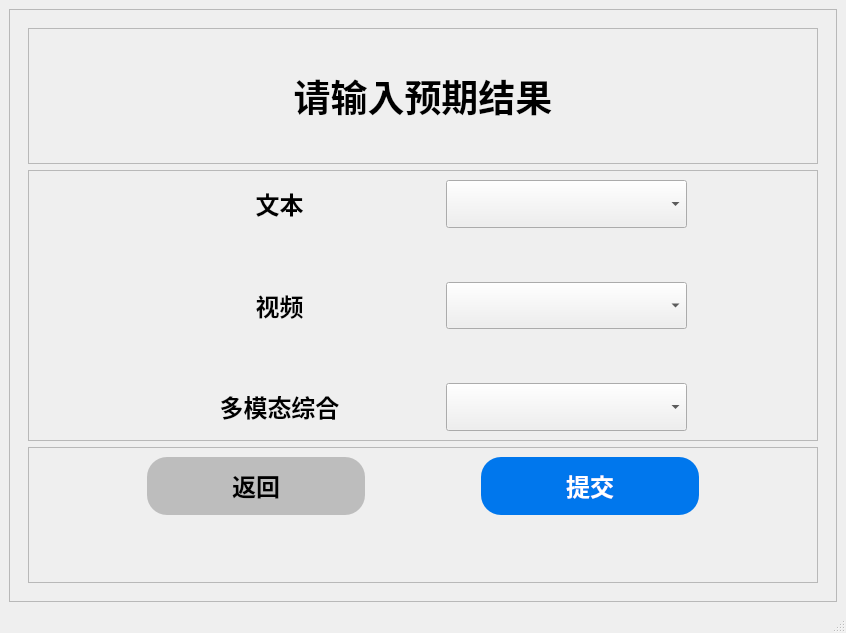
<?xml version="1.0" encoding="UTF-8"?>
<ui version="4.0">
 <class>MainWindow</class>
 <widget class="QMainWindow" name="MainWindow">
  <property name="geometry">
   <rect>
    <x>0</x>
    <y>0</y>
    <width>846</width>
    <height>633</height>
   </rect>
  </property>
  <property name="windowTitle">
   <string>MainWindow</string>
  </property>
  <widget class="QWidget" name="centralwidget">
   <layout class="QVBoxLayout" name="verticalLayout_2">
    <item>
     <layout class="QVBoxLayout" name="verticalLayout">
      <item>
       <widget class="QFrame" name="grandframe">
        <property name="frameShape">
         <enum>QFrame::StyledPanel</enum>
        </property>
        <property name="frameShadow">
         <enum>QFrame::Raised</enum>
        </property>
        <layout class="QVBoxLayout" name="verticalLayout_3">
         <item>
          <widget class="QStackedWidget" name="pages">
           <property name="font">
            <font>
             <family>Bahnschrift SemiBold</family>
             <pointsize>18</pointsize>
             <bold>true</bold>
            </font>
           </property>
           <property name="styleSheet">
            <string notr="true">QPushButton{background-color: rgb(189,189,189); border-radius:20px; color:rgb(0,0,0);}</string>
           </property>
           <property name="currentIndex">
            <number>3</number>
           </property>
           <widget class="QWidget" name="sign_in_page1">
            <layout class="QGridLayout" name="gridLayout" rowstretch="1,2,1">
             <item row="1" column="0">
              <widget class="QFrame" name="title">
               <property name="frameShape">
                <enum>QFrame::StyledPanel</enum>
               </property>
               <property name="frameShadow">
                <enum>QFrame::Raised</enum>
               </property>
               <layout class="QGridLayout" name="gridLayout_5">
                <item row="0" column="0">
                 <layout class="QGridLayout" name="gridLayout_4" columnstretch="2,4,0,4,2">
                  <item row="4" column="1">
                   <widget class="QLabel" name="label_5">
                    <property name="font">
                     <font>
                      <family>Bahnschrift SemiBold</family>
                      <pointsize>18</pointsize>
                      <bold>true</bold>
                     </font>
                    </property>
                    <property name="text">
                     <string>选择视频数据</string>
                    </property>
                    <property name="alignment">
                     <set>Qt::AlignCenter</set>
                    </property>
                   </widget>
                  </item>
                  <item row="0" column="0">
                   <spacer name="horizontalSpacer">
                    <property name="orientation">
                     <enum>Qt::Horizontal</enum>
                    </property>
                    <property name="sizeHint" stdset="0">
                     <size>
                      <width>40</width>
                      <height>20</height>
                     </size>
                    </property>
                   </spacer>
                  </item>
                  <item row="0" column="4">
                   <spacer name="horizontalSpacer_3">
                    <property name="orientation">
                     <enum>Qt::Horizontal</enum>
                    </property>
                    <property name="sizeHint" stdset="0">
                     <size>
                      <width>40</width>
                      <height>20</height>
                     </size>
                    </property>
                   </spacer>
                  </item>
                  <item row="3" column="3">
                   <spacer name="verticalSpacer_4">
                    <property name="orientation">
                     <enum>Qt::Vertical</enum>
                    </property>
                    <property name="sizeHint" stdset="0">
                     <size>
                      <width>20</width>
                      <height>40</height>
                     </size>
                    </property>
                   </spacer>
                  </item>
                  <item row="1" column="3">
                   <spacer name="verticalSpacer_2">
                    <property name="orientation">
                     <enum>Qt::Vertical</enum>
                    </property>
                    <property name="sizeHint" stdset="0">
                     <size>
                      <width>20</width>
                      <height>40</height>
                     </size>
                    </property>
                   </spacer>
                  </item>
                  <item row="0" column="2">
                   <spacer name="horizontalSpacer_2">
                    <property name="orientation">
                     <enum>Qt::Horizontal</enum>
                    </property>
                    <property name="sizeHint" stdset="0">
                     <size>
                      <width>40</width>
                      <height>20</height>
                     </size>
                    </property>
                   </spacer>
                  </item>
                  <item row="0" column="1">
                   <widget class="QLabel" name="label_3">
                    <property name="font">
                     <font>
                      <family>Bahnschrift SemiBold</family>
                      <pointsize>18</pointsize>
                      <bold>true</bold>
                     </font>
                    </property>
                    <property name="text">
                     <string>选择分析方式</string>
                    </property>
                    <property name="alignment">
                     <set>Qt::AlignCenter</set>
                    </property>
                   </widget>
                  </item>
                  <item row="0" column="3">
                   <widget class="QComboBox" name="Sign_in_choose">
                    <property name="sizePolicy">
                     <sizepolicy hsizetype="Preferred" vsizetype="Expanding">
                      <horstretch>0</horstretch>
                      <verstretch>0</verstretch>
                     </sizepolicy>
                    </property>
                    <property name="font">
                     <font>
                      <family>Bahnschrift SemiBold</family>
                      <pointsize>18</pointsize>
                      <bold>true</bold>
                     </font>
                    </property>
                    <item>
                     <property name="text">
                      <string>自动</string>
                     </property>
                    </item>
                    <item>
                     <property name="text">
                      <string>文本单模态</string>
                     </property>
                    </item>
                    <item>
                     <property name="text">
                      <string>视频单模态</string>
                     </property>
                    </item>
                    <item>
                     <property name="text">
                      <string>多模态</string>
                     </property>
                    </item>
                   </widget>
                  </item>
                  <item row="2" column="1">
                   <widget class="QLabel" name="label_4">
                    <property name="font">
                     <font>
                      <family>Bahnschrift SemiBold</family>
                      <pointsize>18</pointsize>
                      <bold>true</bold>
                     </font>
                    </property>
                    <property name="text">
                     <string>选择文本文件</string>
                    </property>
                    <property name="alignment">
                     <set>Qt::AlignCenter</set>
                    </property>
                   </widget>
                  </item>
                  <item row="5" column="3">
                   <spacer name="verticalSpacer_3">
                    <property name="orientation">
                     <enum>Qt::Vertical</enum>
                    </property>
                    <property name="sizeHint" stdset="0">
                     <size>
                      <width>20</width>
                      <height>40</height>
                     </size>
                    </property>
                   </spacer>
                  </item>
                  <item row="2" column="3">
                   <widget class="QPushButton" name="pushButton_2">
                    <property name="sizePolicy">
                     <sizepolicy hsizetype="Minimum" vsizetype="Expanding">
                      <horstretch>0</horstretch>
                      <verstretch>0</verstretch>
                     </sizepolicy>
                    </property>
                    <property name="styleSheet">
                     <string notr="true">QPushButton:hover { background-color: rgb(160,160,160);  }        }</string>
                    </property>
                    <property name="text">
                     <string>未选择文件</string>
                    </property>
                   </widget>
                  </item>
                  <item row="4" column="3">
                   <widget class="QPushButton" name="pushButton_3">
                    <property name="sizePolicy">
                     <sizepolicy hsizetype="Minimum" vsizetype="Expanding">
                      <horstretch>0</horstretch>
                      <verstretch>0</verstretch>
                     </sizepolicy>
                    </property>
                    <property name="styleSheet">
                     <string notr="true">QPushButton:hover { background-color: rgb(160,160,160);  }        }</string>
                    </property>
                    <property name="text">
                     <string>未选择文件</string>
                    </property>
                   </widget>
                  </item>
                 </layout>
                </item>
               </layout>
              </widget>
             </item>
             <item row="0" column="0">
              <widget class="QFrame" name="frame_2">
               <property name="frameShape">
                <enum>QFrame::StyledPanel</enum>
               </property>
               <property name="frameShadow">
                <enum>QFrame::Raised</enum>
               </property>
               <layout class="QGridLayout" name="gridLayout_3">
                <item row="0" column="0">
                 <layout class="QGridLayout" name="gridLayout_2">
                  <item row="0" column="0">
                   <widget class="QLabel" name="label">
                    <property name="font">
                     <font>
                      <family>Bahnschrift SemiBold</family>
                      <pointsize>28</pointsize>
                      <bold>true</bold>
                     </font>
                    </property>
                    <property name="text">
                     <string>多模态抑郁倾向识别系统</string>
                    </property>
                    <property name="alignment">
                     <set>Qt::AlignCenter</set>
                    </property>
                   </widget>
                  </item>
                 </layout>
                </item>
               </layout>
              </widget>
             </item>
             <item row="2" column="0">
              <widget class="QFrame" name="frame_3">
               <property name="frameShape">
                <enum>QFrame::StyledPanel</enum>
               </property>
               <property name="frameShadow">
                <enum>QFrame::Raised</enum>
               </property>
               <layout class="QGridLayout" name="gridLayout_7">
                <item row="0" column="0">
                 <layout class="QGridLayout" name="gridLayout_6" rowstretch="0" columnstretch="1,1,1,1,1">
                  <item row="0" column="2">
                   <spacer name="horizontalSpacer_6">
                    <property name="orientation">
                     <enum>Qt::Horizontal</enum>
                    </property>
                    <property name="sizeHint" stdset="0">
                     <size>
                      <width>40</width>
                      <height>20</height>
                     </size>
                    </property>
                   </spacer>
                  </item>
                  <item row="0" column="0">
                   <spacer name="horizontalSpacer_4">
                    <property name="orientation">
                     <enum>Qt::Horizontal</enum>
                    </property>
                    <property name="sizeHint" stdset="0">
                     <size>
                      <width>40</width>
                      <height>20</height>
                     </size>
                    </property>
                   </spacer>
                  </item>
                  <item row="0" column="4">
                   <spacer name="horizontalSpacer_5">
                    <property name="orientation">
                     <enum>Qt::Horizontal</enum>
                    </property>
                    <property name="sizeHint" stdset="0">
                     <size>
                      <width>40</width>
                      <height>20</height>
                     </size>
                    </property>
                   </spacer>
                  </item>
                  <item row="0" column="3">
                   <widget class="QPushButton" name="sign_in">
                    <property name="sizePolicy">
                     <sizepolicy hsizetype="Minimum" vsizetype="Expanding">
                      <horstretch>0</horstretch>
                      <verstretch>0</verstretch>
                     </sizepolicy>
                    </property>
                    <property name="font">
                     <font>
                      <family>Bahnschrift SemiBold</family>
                      <pointsize>18</pointsize>
                      <bold>true</bold>
                     </font>
                    </property>
                    <property name="styleSheet">
                     <string notr="true">QPushButton{background-color: rgb(0, 119, 237); border-radius:20px; color:rgb(255,255,255);
     }
QPushButton:hover { background-color: rgb(0,102,204);  }  </string>
                    </property>
                    <property name="text">
                     <string>分析</string>
                    </property>
                   </widget>
                  </item>
                  <item row="0" column="1">
                   <widget class="QPushButton" name="pushButton">
                    <property name="sizePolicy">
                     <sizepolicy hsizetype="Minimum" vsizetype="Expanding">
                      <horstretch>0</horstretch>
                      <verstretch>0</verstretch>
                     </sizepolicy>
                    </property>
                    <property name="font">
                     <font>
                      <family>Bahnschrift SemiBold</family>
                      <pointsize>18</pointsize>
                      <bold>true</bold>
                     </font>
                    </property>
                    <property name="styleSheet">
                     <string notr="true">QPushButton:hover { background-color: rgb(160,160,160);  }        }</string>
                    </property>
                    <property name="text">
                     <string>清空输入</string>
                    </property>
                   </widget>
                  </item>
                 </layout>
                </item>
               </layout>
              </widget>
             </item>
            </layout>
           </widget>
           <widget class="QWidget" name="confirm_order_page8">
            <layout class="QVBoxLayout" name="verticalLayout_15">
             <item>
              <layout class="QVBoxLayout" name="verticalLayout_14" stretch="1,2,1">
               <item>
                <widget class="QFrame" name="frame_24">
                 <property name="frameShape">
                  <enum>QFrame::StyledPanel</enum>
                 </property>
                 <property name="frameShadow">
                  <enum>QFrame::Raised</enum>
                 </property>
                 <layout class="QGridLayout" name="gridLayout_48">
                  <item row="0" column="0">
                   <layout class="QGridLayout" name="gridLayout_47">
                    <item row="0" column="0">
                     <widget class="QLabel" name="label_27">
                      <property name="font">
                       <font>
                        <family>Bahnschrift SemiBold</family>
                        <pointsize>28</pointsize>
                        <bold>true</bold>
                       </font>
                      </property>
                      <property name="text">
                       <string>分析结果</string>
                      </property>
                      <property name="alignment">
                       <set>Qt::AlignCenter</set>
                      </property>
                     </widget>
                    </item>
                   </layout>
                  </item>
                 </layout>
                </widget>
               </item>
               <item>
                <widget class="QFrame" name="frame_23">
                 <property name="frameShape">
                  <enum>QFrame::StyledPanel</enum>
                 </property>
                 <property name="frameShadow">
                  <enum>QFrame::Raised</enum>
                 </property>
                 <layout class="QGridLayout" name="gridLayout_50">
                  <item row="0" column="0">
                   <layout class="QGridLayout" name="gridLayout_49">
                    <item row="1" column="0">
                     <widget class="QTextBrowser" name="order_info">
                      <property name="font">
                       <font>
                        <family>Bahnschrift SemiBold</family>
                        <pointsize>18</pointsize>
                        <bold>true</bold>
                       </font>
                      </property>
                     </widget>
                    </item>
                   </layout>
                  </item>
                 </layout>
                </widget>
               </item>
               <item>
                <widget class="QFrame" name="frame_22">
                 <property name="frameShape">
                  <enum>QFrame::StyledPanel</enum>
                 </property>
                 <property name="frameShadow">
                  <enum>QFrame::Raised</enum>
                 </property>
                 <layout class="QGridLayout" name="gridLayout_52">
                  <item row="0" column="0">
                   <layout class="QGridLayout" name="gridLayout_51" rowstretch="1,1" columnstretch="2,4,0,4,2">
                    <item row="0" column="0">
                     <spacer name="horizontalSpacer_28">
                      <property name="orientation">
                       <enum>Qt::Horizontal</enum>
                      </property>
                      <property name="sizeHint" stdset="0">
                       <size>
                        <width>40</width>
                        <height>20</height>
                       </size>
                      </property>
                     </spacer>
                    </item>
                    <item row="0" column="1">
                     <widget class="QPushButton" name="to_select_page">
                      <property name="sizePolicy">
                       <sizepolicy hsizetype="Minimum" vsizetype="Expanding">
                        <horstretch>0</horstretch>
                        <verstretch>0</verstretch>
                       </sizepolicy>
                      </property>
                      <property name="font">
                       <font>
                        <family>Bahnschrift SemiBold</family>
                        <pointsize>18</pointsize>
                        <bold>true</bold>
                       </font>
                      </property>
                      <property name="styleSheet">
                       <string notr="true">QPushButton:hover { background-color: rgb(160,160,160);  }        }</string>
                      </property>
                      <property name="text">
                       <string>返回</string>
                      </property>
                     </widget>
                    </item>
                    <item row="1" column="0">
                     <spacer name="verticalSpacer_17">
                      <property name="orientation">
                       <enum>Qt::Vertical</enum>
                      </property>
                      <property name="sizeHint" stdset="0">
                       <size>
                        <width>20</width>
                        <height>40</height>
                       </size>
                      </property>
                     </spacer>
                    </item>
                    <item row="0" column="2">
                     <spacer name="horizontalSpacer_29">
                      <property name="orientation">
                       <enum>Qt::Horizontal</enum>
                      </property>
                      <property name="sizeHint" stdset="0">
                       <size>
                        <width>40</width>
                        <height>20</height>
                       </size>
                      </property>
                     </spacer>
                    </item>
                    <item row="0" column="3">
                     <widget class="QPushButton" name="to_payment_details">
                      <property name="sizePolicy">
                       <sizepolicy hsizetype="Minimum" vsizetype="Expanding">
                        <horstretch>0</horstretch>
                        <verstretch>0</verstretch>
                       </sizepolicy>
                      </property>
                      <property name="font">
                       <font>
                        <family>Bahnschrift SemiBold</family>
                        <pointsize>18</pointsize>
                        <bold>true</bold>
                       </font>
                      </property>
                      <property name="styleSheet">
                       <string notr="true">QPushButton{background-color: rgb(0, 119, 237); border-radius:20px; color:rgb(255,255,255);
     }
QPushButton:hover { background-color: rgb(0,102,204);  }  </string>
                      </property>
                      <property name="text">
                       <string>结果反馈</string>
                      </property>
                     </widget>
                    </item>
                    <item row="0" column="4">
                     <spacer name="horizontalSpacer_30">
                      <property name="orientation">
                       <enum>Qt::Horizontal</enum>
                      </property>
                      <property name="sizeHint" stdset="0">
                       <size>
                        <width>40</width>
                        <height>20</height>
                       </size>
                      </property>
                     </spacer>
                    </item>
                   </layout>
                  </item>
                 </layout>
                </widget>
               </item>
              </layout>
             </item>
            </layout>
           </widget>
           <widget class="QWidget" name="comment_fa_page15">
            <layout class="QGridLayout" name="gridLayout_87">
             <item row="0" column="0">
              <layout class="QVBoxLayout" name="verticalLayout_27" stretch="1,1">
               <item>
                <widget class="QFrame" name="frame_43">
                 <property name="frameShape">
                  <enum>QFrame::StyledPanel</enum>
                 </property>
                 <property name="frameShadow">
                  <enum>QFrame::Raised</enum>
                 </property>
                 <layout class="QGridLayout" name="gridLayout_89">
                  <item row="0" column="0">
                   <layout class="QGridLayout" name="gridLayout_88" rowstretch="2,1">
                    <item row="0" column="0">
                     <widget class="QLabel" name="label_41">
                      <property name="font">
                       <font>
                        <family>Bahnschrift SemiBold</family>
                        <pointsize>28</pointsize>
                        <bold>true</bold>
                       </font>
                      </property>
                      <property name="text">
                       <string>Denied</string>
                      </property>
                      <property name="alignment">
                       <set>Qt::AlignCenter</set>
                      </property>
                     </widget>
                    </item>
                    <item row="1" column="0">
                     <widget class="QLabel" name="label_42">
                      <property name="font">
                       <font>
                        <family>Bahnschrift Light</family>
                        <pointsize>14</pointsize>
                       </font>
                      </property>
                      <property name="text">
                       <string>You can make a comment after checking out</string>
                      </property>
                      <property name="alignment">
                       <set>Qt::AlignCenter</set>
                      </property>
                     </widget>
                    </item>
                   </layout>
                  </item>
                 </layout>
                </widget>
               </item>
               <item>
                <widget class="QFrame" name="frame_42">
                 <property name="frameShape">
                  <enum>QFrame::StyledPanel</enum>
                 </property>
                 <property name="frameShadow">
                  <enum>QFrame::Raised</enum>
                 </property>
                 <layout class="QGridLayout" name="gridLayout_91">
                  <item row="0" column="0">
                   <layout class="QGridLayout" name="gridLayout_90" rowstretch="1,3" columnstretch="1,2,1">
                    <item row="0" column="2">
                     <spacer name="horizontalSpacer_58">
                      <property name="orientation">
                       <enum>Qt::Horizontal</enum>
                      </property>
                      <property name="sizeHint" stdset="0">
                       <size>
                        <width>40</width>
                        <height>20</height>
                       </size>
                      </property>
                     </spacer>
                    </item>
                    <item row="0" column="1">
                     <widget class="QPushButton" name="to_modify_order_page">
                      <property name="sizePolicy">
                       <sizepolicy hsizetype="Minimum" vsizetype="Expanding">
                        <horstretch>0</horstretch>
                        <verstretch>0</verstretch>
                       </sizepolicy>
                      </property>
                      <property name="font">
                       <font>
                        <family>Bahnschrift SemiBold</family>
                        <pointsize>18</pointsize>
                        <bold>true</bold>
                       </font>
                      </property>
                      <property name="styleSheet">
                       <string notr="true">QPushButton:hover { background-color: rgb(160,160,160);  }        }</string>
                      </property>
                      <property name="text">
                       <string>Return</string>
                      </property>
                     </widget>
                    </item>
                    <item row="0" column="0">
                     <spacer name="horizontalSpacer_57">
                      <property name="orientation">
                       <enum>Qt::Horizontal</enum>
                      </property>
                      <property name="sizeHint" stdset="0">
                       <size>
                        <width>40</width>
                        <height>20</height>
                       </size>
                      </property>
                     </spacer>
                    </item>
                    <item row="1" column="1">
                     <spacer name="verticalSpacer_34">
                      <property name="orientation">
                       <enum>Qt::Vertical</enum>
                      </property>
                      <property name="sizeHint" stdset="0">
                       <size>
                        <width>20</width>
                        <height>40</height>
                       </size>
                      </property>
                     </spacer>
                    </item>
                   </layout>
                  </item>
                 </layout>
                </widget>
               </item>
              </layout>
             </item>
            </layout>
           </widget>
           <widget class="QWidget" name="add_room_page24">
            <layout class="QVBoxLayout" name="verticalLayout_43">
             <item>
              <layout class="QVBoxLayout" name="verticalLayout_42" stretch="1,2,1">
               <item>
                <widget class="QFrame" name="frame_70">
                 <property name="frameShape">
                  <enum>QFrame::StyledPanel</enum>
                 </property>
                 <property name="frameShadow">
                  <enum>QFrame::Raised</enum>
                 </property>
                 <layout class="QGridLayout" name="gridLayout_143">
                  <item row="0" column="0">
                   <layout class="QGridLayout" name="gridLayout_142">
                    <item row="0" column="0">
                     <widget class="QLabel" name="label_60">
                      <property name="font">
                       <font>
                        <family>Bahnschrift SemiBold</family>
                        <pointsize>28</pointsize>
                        <bold>true</bold>
                       </font>
                      </property>
                      <property name="text">
                       <string>请输入预期结果</string>
                      </property>
                      <property name="alignment">
                       <set>Qt::AlignCenter</set>
                      </property>
                     </widget>
                    </item>
                   </layout>
                  </item>
                 </layout>
                </widget>
               </item>
               <item>
                <widget class="QFrame" name="frame_69">
                 <property name="frameShape">
                  <enum>QFrame::StyledPanel</enum>
                 </property>
                 <property name="frameShadow">
                  <enum>QFrame::Raised</enum>
                 </property>
                 <layout class="QGridLayout" name="gridLayout_145">
                  <item row="0" column="0">
                   <layout class="QGridLayout" name="gridLayout_144" columnstretch="2,4,0,4,2">
                    <item row="0" column="1">
                     <widget class="QLabel" name="label_61">
                      <property name="font">
                       <font>
                        <family>Bahnschrift SemiBold</family>
                        <pointsize>18</pointsize>
                        <bold>true</bold>
                       </font>
                      </property>
                      <property name="text">
                       <string>文本</string>
                      </property>
                      <property name="alignment">
                       <set>Qt::AlignCenter</set>
                      </property>
                     </widget>
                    </item>
                    <item row="4" column="3">
                     <widget class="QComboBox" name="comboBox_2">
                      <property name="sizePolicy">
                       <sizepolicy hsizetype="Preferred" vsizetype="Expanding">
                        <horstretch>0</horstretch>
                        <verstretch>0</verstretch>
                       </sizepolicy>
                      </property>
                      <item>
                       <property name="text">
                        <string/>
                       </property>
                      </item>
                      <item>
                       <property name="text">
                        <string>有抑郁倾向</string>
                       </property>
                      </item>
                      <item>
                       <property name="text">
                        <string>无抑郁倾向</string>
                       </property>
                      </item>
                     </widget>
                    </item>
                    <item row="1" column="1">
                     <spacer name="verticalSpacer_57">
                      <property name="orientation">
                       <enum>Qt::Vertical</enum>
                      </property>
                      <property name="sizeHint" stdset="0">
                       <size>
                        <width>20</width>
                        <height>40</height>
                       </size>
                      </property>
                     </spacer>
                    </item>
                    <item row="0" column="2">
                     <spacer name="horizontalSpacer_110">
                      <property name="orientation">
                       <enum>Qt::Horizontal</enum>
                      </property>
                      <property name="sizeHint" stdset="0">
                       <size>
                        <width>40</width>
                        <height>20</height>
                       </size>
                      </property>
                     </spacer>
                    </item>
                    <item row="0" column="0">
                     <spacer name="horizontalSpacer_106">
                      <property name="orientation">
                       <enum>Qt::Horizontal</enum>
                      </property>
                      <property name="sizeHint" stdset="0">
                       <size>
                        <width>40</width>
                        <height>20</height>
                       </size>
                      </property>
                     </spacer>
                    </item>
                    <item row="0" column="4">
                     <spacer name="horizontalSpacer_111">
                      <property name="orientation">
                       <enum>Qt::Horizontal</enum>
                      </property>
                      <property name="sizeHint" stdset="0">
                       <size>
                        <width>40</width>
                        <height>20</height>
                       </size>
                      </property>
                     </spacer>
                    </item>
                    <item row="2" column="1">
                     <widget class="QLabel" name="label_62">
                      <property name="font">
                       <font>
                        <family>Bahnschrift SemiBold</family>
                        <pointsize>18</pointsize>
                        <bold>true</bold>
                       </font>
                      </property>
                      <property name="text">
                       <string>视频</string>
                      </property>
                      <property name="alignment">
                       <set>Qt::AlignCenter</set>
                      </property>
                     </widget>
                    </item>
                    <item row="2" column="3">
                     <widget class="QComboBox" name="room_type">
                      <property name="sizePolicy">
                       <sizepolicy hsizetype="Preferred" vsizetype="Expanding">
                        <horstretch>0</horstretch>
                        <verstretch>0</verstretch>
                       </sizepolicy>
                      </property>
                      <property name="font">
                       <font>
                        <family>Bahnschrift SemiBold</family>
                        <pointsize>18</pointsize>
                        <bold>true</bold>
                       </font>
                      </property>
                      <item>
                       <property name="text">
                        <string/>
                       </property>
                      </item>
                      <item>
                       <property name="text">
                        <string>有抑郁倾向</string>
                       </property>
                      </item>
                      <item>
                       <property name="text">
                        <string>无抑郁倾向</string>
                       </property>
                      </item>
                     </widget>
                    </item>
                    <item row="4" column="1">
                     <widget class="QLabel" name="label_63">
                      <property name="font">
                       <font>
                        <family>Bahnschrift SemiBold</family>
                        <pointsize>18</pointsize>
                        <bold>true</bold>
                       </font>
                      </property>
                      <property name="text">
                       <string>多模态综合</string>
                      </property>
                      <property name="alignment">
                       <set>Qt::AlignCenter</set>
                      </property>
                     </widget>
                    </item>
                    <item row="3" column="1">
                     <spacer name="verticalSpacer_58">
                      <property name="orientation">
                       <enum>Qt::Vertical</enum>
                      </property>
                      <property name="sizeHint" stdset="0">
                       <size>
                        <width>20</width>
                        <height>40</height>
                       </size>
                      </property>
                     </spacer>
                    </item>
                    <item row="0" column="3">
                     <widget class="QComboBox" name="comboBox">
                      <property name="sizePolicy">
                       <sizepolicy hsizetype="Preferred" vsizetype="Expanding">
                        <horstretch>0</horstretch>
                        <verstretch>0</verstretch>
                       </sizepolicy>
                      </property>
                      <item>
                       <property name="text">
                        <string/>
                       </property>
                      </item>
                      <item>
                       <property name="text">
                        <string>有抑郁倾向</string>
                       </property>
                      </item>
                      <item>
                       <property name="text">
                        <string>无抑郁倾向</string>
                       </property>
                      </item>
                     </widget>
                    </item>
                   </layout>
                  </item>
                 </layout>
                </widget>
               </item>
               <item>
                <widget class="QFrame" name="frame_68">
                 <property name="frameShape">
                  <enum>QFrame::StyledPanel</enum>
                 </property>
                 <property name="frameShadow">
                  <enum>QFrame::Raised</enum>
                 </property>
                 <layout class="QGridLayout" name="gridLayout_147">
                  <item row="0" column="0">
                   <layout class="QGridLayout" name="gridLayout_146" columnstretch="2,4,2,4,2">
                    <item row="1" column="1">
                     <spacer name="verticalSpacer_59">
                      <property name="orientation">
                       <enum>Qt::Vertical</enum>
                      </property>
                      <property name="sizeHint" stdset="0">
                       <size>
                        <width>20</width>
                        <height>40</height>
                       </size>
                      </property>
                     </spacer>
                    </item>
                    <item row="0" column="2">
                     <spacer name="horizontalSpacer_108">
                      <property name="orientation">
                       <enum>Qt::Horizontal</enum>
                      </property>
                      <property name="sizeHint" stdset="0">
                       <size>
                        <width>40</width>
                        <height>20</height>
                       </size>
                      </property>
                     </spacer>
                    </item>
                    <item row="0" column="0">
                     <spacer name="horizontalSpacer_107">
                      <property name="orientation">
                       <enum>Qt::Horizontal</enum>
                      </property>
                      <property name="sizeHint" stdset="0">
                       <size>
                        <width>40</width>
                        <height>20</height>
                       </size>
                      </property>
                     </spacer>
                    </item>
                    <item row="0" column="3">
                     <widget class="QPushButton" name="to_op_su_page_3">
                      <property name="sizePolicy">
                       <sizepolicy hsizetype="Minimum" vsizetype="Expanding">
                        <horstretch>0</horstretch>
                        <verstretch>0</verstretch>
                       </sizepolicy>
                      </property>
                      <property name="font">
                       <font>
                        <family>Bahnschrift SemiBold</family>
                        <pointsize>18</pointsize>
                        <bold>true</bold>
                       </font>
                      </property>
                      <property name="styleSheet">
                       <string notr="true">QPushButton{background-color: rgb(0, 119, 237); border-radius:20px; color:rgb(255,255,255);
     }
QPushButton:hover { background-color: rgb(0,102,204);  }  </string>
                      </property>
                      <property name="text">
                       <string>提交</string>
                      </property>
                     </widget>
                    </item>
                    <item row="0" column="1">
                     <widget class="QPushButton" name="to_manage_room_page_2">
                      <property name="sizePolicy">
                       <sizepolicy hsizetype="Minimum" vsizetype="Expanding">
                        <horstretch>0</horstretch>
                        <verstretch>0</verstretch>
                       </sizepolicy>
                      </property>
                      <property name="font">
                       <font>
                        <family>Bahnschrift SemiBold</family>
                        <pointsize>18</pointsize>
                        <bold>true</bold>
                       </font>
                      </property>
                      <property name="styleSheet">
                       <string notr="true">QPushButton:hover { background-color: rgb(160,160,160);  }        }</string>
                      </property>
                      <property name="text">
                       <string>返回</string>
                      </property>
                     </widget>
                    </item>
                    <item row="0" column="4">
                     <spacer name="horizontalSpacer_109">
                      <property name="orientation">
                       <enum>Qt::Horizontal</enum>
                      </property>
                      <property name="sizeHint" stdset="0">
                       <size>
                        <width>40</width>
                        <height>20</height>
                       </size>
                      </property>
                     </spacer>
                    </item>
                   </layout>
                  </item>
                 </layout>
                </widget>
               </item>
              </layout>
             </item>
            </layout>
           </widget>
          </widget>
         </item>
        </layout>
       </widget>
      </item>
     </layout>
    </item>
   </layout>
  </widget>
  <widget class="QStatusBar" name="statusbar"/>
 </widget>
 <resources/>
 <connections/>
</ui>
